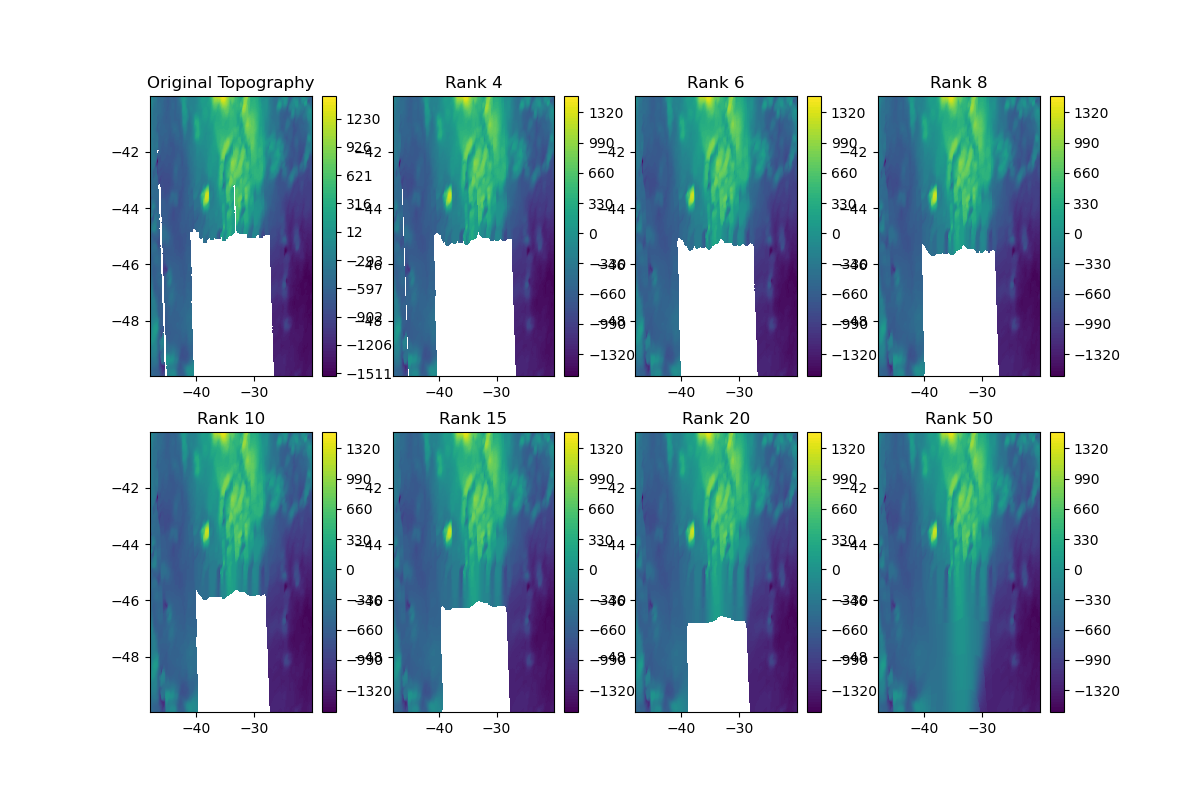

The Python source for this figure:
#!/usr/bin/env python

import matplotlib.pyplot as plt
import numpy as np
from scipy import interpolate
from scipy import ndimage
from netCDF4 import Dataset
from math import pi
from scipy.ndimage.filters import convolve
from scipy.signal import fftconvolve,gaussian

#from skimage import filters



############################
############################

ncv = Dataset('topography2.nc').variables
lat = ncv['latitude'][:]
lon = ncv['longitude'][:]
ztopo= ncv['relief'][:,:]

############################
############################

#doplot = False
doplot = True

nl = 2
nc = 4

plt.figure(figsize=(12,8))

if doplot:
   lon0 = -48; lon1 = -20; lat0 = -50; lat1 = -40
   #lon0 = -48; lon1 = -10; lat0 = -70; lat1 = -40

   #lon0 = -40; lon1 = -30; lat0 = -5; lat1 = 5
   #lon0 = 100; lon1 = 110; lat0 = -3; lat1 = 3  # aphrodite
   #lon0 = 90; lon1 = 110; lat0 = -20; lat1 = 20  # aphrodite
   #lon0 = -150; lon1 = -130; lat0 = -3; lat1 = 3  # a location with (real?) sharp edges
   #lon0 = -60; lon1 = -30; lat0 = 15; lat1 = 25  # a location with a data gap
   #lon0 = -90; lon1 = -70; lat0 = 0; lat1 = 40  # beta regio

   indlon = (lon>lon0)*(lon<lon1)
   indlat = (lat>lat0)*(lat<lat1)
   
   lon = lon[indlon]
   lat = lat[indlat]
   
   ztopo = ztopo[indlat,:]
   ztopo = ztopo[:,indlon]

   levs = np.linspace(ztopo.min(),ztopo.max(),100)

   plt.subplot(nl,nc,1)
   plt.contourf(lon,lat,ztopo,levs)
   #plt.spectral()
   plt.colorbar()
   plt.title('Original Topography')

# zero is reserved for missing values in the filtering, so we shift the whole topography
shift = 1.e5

zemask = ztopo.mask + 0
zedata = ztopo.data + 0.


ztopo_prev = np.zeros((len(lat),len(lon))) 
ztopo_prev[zemask==0] = zedata[zemask==0] + shift 
#ztopo_prev[zemask!=0] = 0.

maxiter = 7
iii = 0
#ranks = [4,4,6,6,8,8,10,10,15,15,20]
ranks = [4,6,8,10,15,20,50]
for rank in ranks:

   jjj = 0
   iii = iii+1
   dontstop = True

   while dontstop:
      print('Rank: ',rank)
      jjj = jjj+1

      linvec = np.arange(1,2*rank+1.1,1)
      linvec = rank + 1 - np.abs(linvec-rank-1)
      weights = np.outer(linvec,linvec)
      weights = weights/np.sum(weights)

      #weights = np.outer(gaussian(2*rank+1,5),gaussian(2*rank+1,5))
      
      #ztopo_new = convolve(ztopo_prev,weights)
      ztopo_new = fftconvolve(ztopo_prev,weights,mode='same')
      
      denom = np.ones((len(lat),len(lon)))
      denom[ztopo_prev==0] = 0.
      #denom = convolve(denom,weights)
      denom = fftconvolve(denom,weights,mode='same')

      denom[denom<=0.1] = np.nan
      
      ztopo_new = ztopo_new/denom
   
      ztopo_new[ztopo_prev!=0.] = ztopo_prev[ztopo_prev!=0.] 
   
      ztopo_new[np.isnan(ztopo_new)] = 0.
   
      ztopo_prev = ztopo_new + 0.
   
      if rank==ranks[-1]:
        if (np.sum(ztopo_new==0.) == 0):
          dontstop=False
        elif (jjj>=maxiter):
          print('ABORT: After',jjj,'iterations, there are still blank values')
          exit()
      else:
        dontstop=False

      if doplot and dontstop==False:
        ztopo_new[ztopo_new==0.] = np.nan
        plt.subplot(nl,nc,1+iii)
        plt.contourf(lon,lat,ztopo_new-shift,100)
        #plt.spectral()
        plt.colorbar()
        plt.title('Rank '+str(rank))
        #if rank==ranks[-1]:
        # plt.subplot(339)
        # plt.contourf(lon,lat,denom,100)
        # plt.spectral()
        # plt.colorbar()
   
   

if doplot:
  
  plt.savefig('removegaps.png')
  plt.show()

else: 
  
  ### Create file
  nc = Dataset('topography3.nc', 'w', format='NETCDF3_64BIT')
  nc.createDimension('latitude',len(lat))
  nc.createDimension('longitude',len(lon))
  
  lat_ = nc.createVariable('latitude', 'f', ('latitude',))
  lat_[:] = lat
  
  lon_ = nc.createVariable('longitude', 'f', ('longitude',))
  lon_[:] = lon
  
  ztopo_ = nc.createVariable('relief', 'f', ('latitude','longitude',))
  ztopo_[:] = ztopo_new-shift

  
  nc.close()


